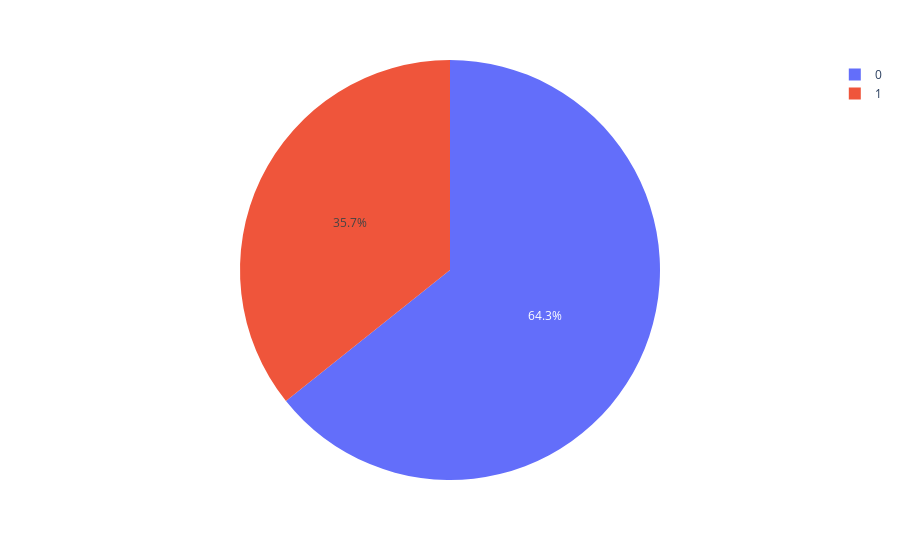

The notebook cell saved with this chart:
### Markdown cell above
### Univariate

### Code cell
px.pie(df, 'TravelInsurance',labels={'TravelInsurance':'Bought'})

### Figure 1 — Plotly figure (JSON) as saved in the notebook; plotly's stock layout.template omitted (floating-point values rounded to 4 significant figures; data arrays with more than 128 entries replaced by an {"elided": "..."} marker saying what was removed)
{"data": [{"domain": {"x": [0, 1], "y": [0, 1]}, "hovertemplate": "Bought=%{label}<extra></extra>", "labels": {"elided": "1987 int values"}, "legendgroup": "", "name": "", "showlegend": true, "type": "pie"}], "layout": {"autosize": true, "legend": {"tracegroupgap": 0}, "margin": {"t": 60}}}
